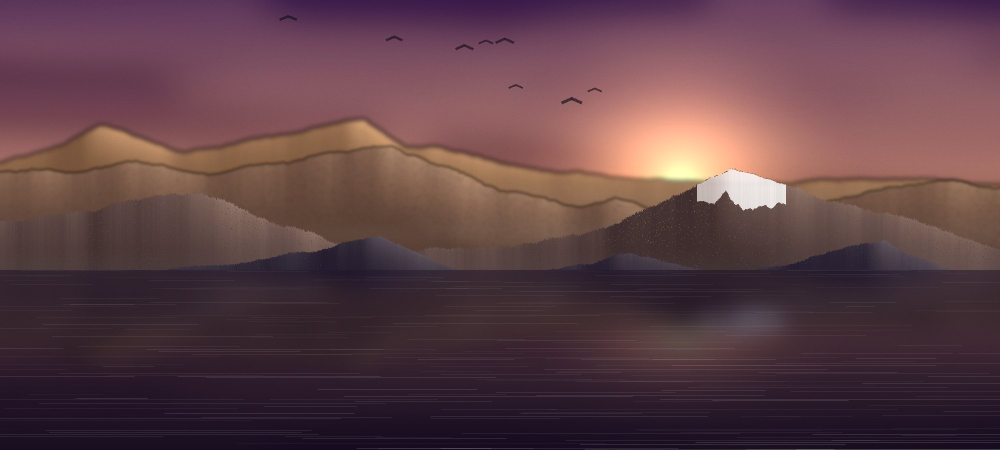
#> input picture images/cta.jpg, 2000 x 900 px (shown at 1/2 size); its folder holds only this picture in this run
$ python build-images.py ../images/cta.jpg
#> lines starting #> are read from the running program, lines starting #| are printed output that depends on the picture
#!/usr/bin/env python3
"""Генерация адаптивных вариантов картинок (AVIF + WebP) в images/opt/.

Запуск:  python3 tools/build-images.py [--force]
Требует Pillow с поддержкой webp и avif (pip install "pillow>=11.3").
Исходники в images/ не трогаются — они остаются fallback'ом в <img src>.
"""
import sys
from pathlib import Path
from PIL import Image

ROOT = Path(__file__).resolve().parent.parent
SRC = ROOT / "images"
OUT = SRC / "opt"

# базовое имя (без расширения) -> ширины, которые реально нужны вёрстке
SETS = {
    "hero":     [768, 1200, 1600, 2200],
    "cta":      [768, 1280, 2000],
    "photo1":   [560, 900, 1300, 1600],
    "photo2":   [560, 900, 1300, 1600],
    "logo":     [44, 88, 132],
}
for name in ("norway", "iceland", "italy", "portugal", "swiss", "scotland"):
    SETS[f"dest-{name}"] = [480, 768, 1100, 1400]
for i in range(1, 7):
    SETS[f"tour-{i}"] = [400, 640, 900, 1200]
for i in range(1, 9):
    # gal-1/4/6 сняты уже 1300px — вверх не растягиваем
    SETS[f"gal-{i}"] = [400, 700, 1000, 1300 if i in (1, 4, 6) else 1400]

WEBP = dict(quality=78, method=6)
AVIF = dict(quality=58, speed=4)

force = "--force" in sys.argv


def source_for(base: str) -> Path:
#> called with base = 'cta'
    for ext in (".jpg", ".png"):
        p = SRC / f"{base}{ext}"
        if p.exists():
            return p
    raise SystemExit(f"нет исходника для {base}")


def save(img: Image.Image, path: Path, src_mtime: float) -> bool:
    if not force and path.exists() and path.stat().st_mtime >= src_mtime:
        return False
    if path.suffix == ".webp":
        img.save(path, "WEBP", **WEBP)
    elif path.suffix == ".avif":
        img.save(path, "AVIF", **AVIF)
    else:
        img.save(path, optimize=True)
    return True


def main() -> None:
    OUT.mkdir(parents=True, exist_ok=True)
    written = skipped = 0
    for base, widths in sorted(SETS.items()):
        src = source_for(base)
        mtime = src.stat().st_mtime
        with Image.open(src) as im:
#> im is the input picture: PIL image 2000x900 RGB; mean R, G, B 94.1, 64.3, 70.6
            has_alpha = im.mode in ("RGBA", "LA", "P") and "transparency" in im.info or im.mode in ("RGBA", "LA")
#> has_alpha = False
            im = im.convert("RGBA" if has_alpha else "RGB")
            for w in widths:
                if w > im.width:
                    print(f"!! {base}: {w}px больше исходника ({im.width}px) — пропущено")
                    continue
                h = round(im.height * w / im.width)
                resized = im.resize((w, h), Image.LANCZOS)
                targets = [OUT / f"{base}-{w}.avif", OUT / f"{base}-{w}.webp"]
                if src.suffix == ".png":          # для логотипа нужен и лёгкий png-fallback
                    targets.append(OUT / f"{base}-{w}.png")
                for t in targets:
                    if save(resized, t, mtime):
                        written += 1
                    else:
                        skipped += 1
#> this loop made 1 pass
#> pass 1, in main, `resized = im.resize((w, h), Image.LANCZOS)`:
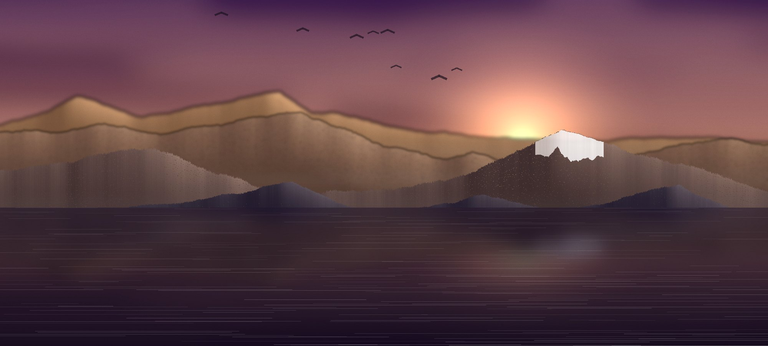
#> resized: PIL image 768x346 RGB; mean R, G, B 94.1, 64.3, 70.6
#> after the loop, skipped = 0; written = 0
    total = sum(f.stat().st_size for f in OUT.iterdir() if f.is_file())
    print(f"готово: записано {written}, пропущено {skipped}, всего {total/1024/1024:.1f} МБ в {OUT.relative_to(ROOT)}")


if __name__ == "__main__":
#> (the run stopped early here; a loop or call above may not have finished)
